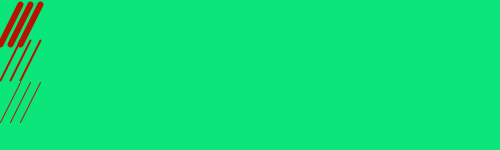
Frame 1 (no input)
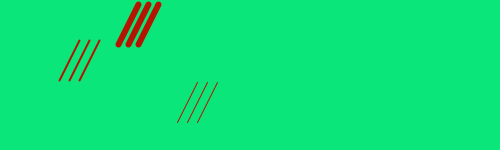
Frame 60 (the mouse pressed at the canvas centre just before this capture)
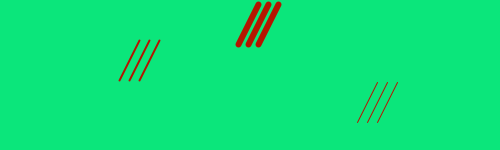
Frame 120 (the mouse held since frame 60 and released just before this capture)

The Processing sketch that drew these frames (run headless with seeded random() and noise(); from frame 60 on, the mouse is pressed at the canvas centre):

// Processing sketch: Erokerixak12
// ── Erokerixak12.pde
/*
* Dibuja tres conjuntos de lineas que se mueven de izq a der
* a travez de toda la pantalla 
* Floating lines 
*/

Diagonals da, db, dc;
int num = 20;

void setup(){
  size(500, 150);
  da = new Diagonals(0, 80, 1, 2, 0);
  db = new Diagonals(0, 44, 2, 6, 40);
  dc = new Diagonals(0, 122, 3, 1, 60);
  stroke(180,20,0);
}

void draw(){
  background(11, 230, 123, 40);
  da.update();
  db.update();
  dc.update();
}

class Diagonals {
  int x, y, speed, thick, gray;
  
  Diagonals(int xpos, int ypos, int s, int t, int g) {
    x = xpos;
    y = ypos;
    speed = s;
    thick = t;
    gray = g;
  }
  
  void update(){
    strokeWeight(thick);
    line(x, y, x+20, y-40);
    line(x+10, y, x+30, y-40);
    line(x+20, y, x+40, y-40);
    x = x + speed;
    if(x > 500) {
      x = -100;
    }
  }
}
